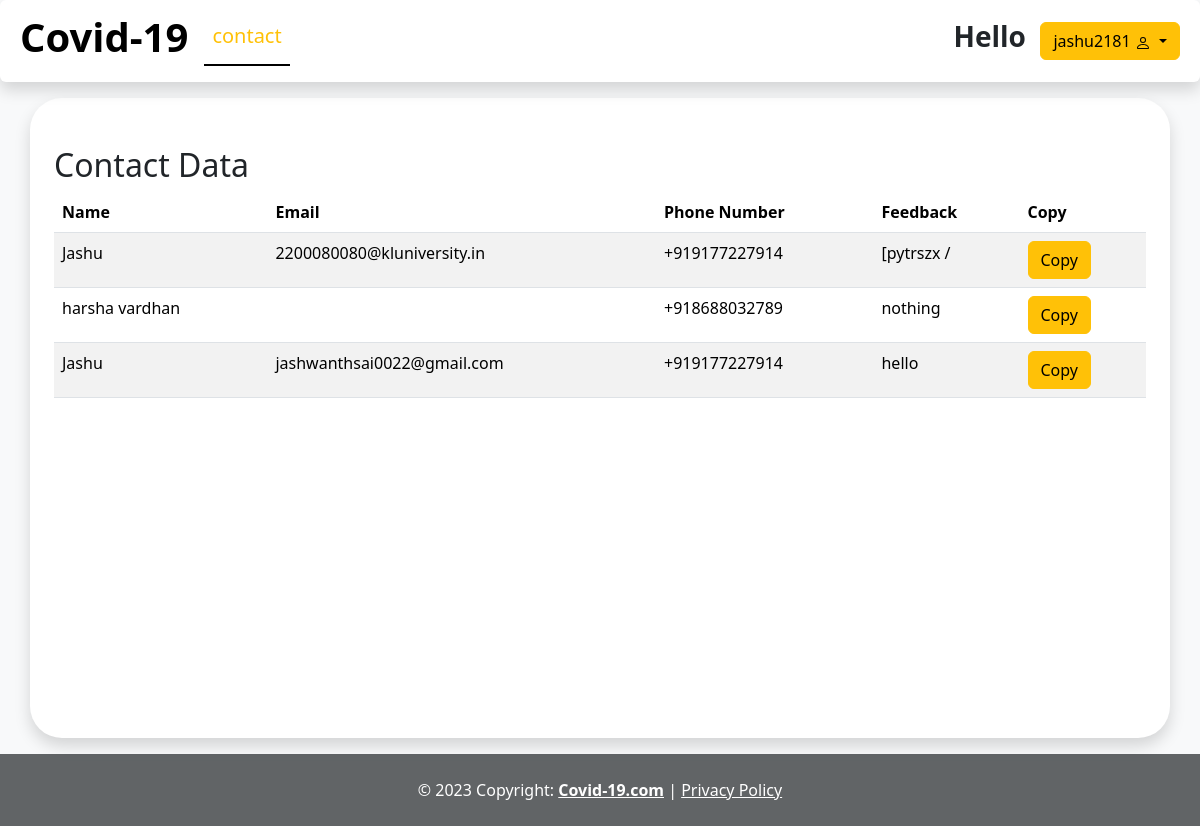
The app's page /contactdet (signed in) with its own data.
### covid_app/models.py (models this page shows, shortened)
class Contact(models.Model):
    date = models.DateField()
    time = models.TimeField(default=datetime.datetime.now().time())
    name = models.CharField(max_length=220)
    email = models.EmailField()
    phnum = models.CharField(max_length=16)
    feedback = models.TextField()

### covid_app/views.py (the view)
# urls.py: path('contactdet', contactdet, name='contactdet'),
@login_required
def contactdet(requests):
    contacts = Contact.objects.all()
    return render(requests, 'contactdet.html', {'contacts': contacts})

### templates/contactdet.html (shortened to what this page needs)
{% extends 'base1.html' %}
{% block acontact %} active{% endblock acontact %}
{% block body1 %}
<div class="container shadow bg-white rounded-5" style="min-height: 80vh;">
    <div class="container mt-5">
        <h2>Contact Data</h2>
        <div class="table-responsive">
            <div style="overflow-x: auto; overflow-y: auto;">
                <table class="table table-striped">
                    <thead>
                        <tr>
                            <th>Name</th>
                            <th>Email</th>
                            <th>Phone Number</th>
                            <th>Feedback</th>
                            <th>Copy</th>
                        </tr>
                    </thead>
                    <tbody>
                        {% for contact in contacts %}
                        <tr>
                            <td>{{ contact.name }}</td>
                            <td>{{ contact.email }}</td>
                            <td>{{ contact.phnum }}</td>
                            <td>{{ contact.feedback }}</td>
                            <td>
                                <button class="btn btn-warning copy-button" data-clipboard-text="{{ contact.name }} | {{ contact.email }} | {{ contact.phnum }} | {{ contact.feedback }} ">
                                    Copy
                                </button>
                            </td>
                        </tr>
                        {% endfor %}
                    </tbody>
                </table>
            </div>
        </div>
    </div>
</div>
{% endblock body1 %}

### templates/base1.html (shortened to what this page needs)
<!doctype html>
{% load static %}
<html lang="en">
  <head>
      <link href="https://cdn.jsdelivr.net/npm/bootstrap@5.3.2/dist/css/bootstrap.min.css" rel="stylesheet">
  </head>
    <body class="bg-body-tertiary d-flex flex-column min-vh-100" style="user-select: none;">
<nav class="navbar navbar-expand-lg shadow p-2 mb-3 bg-white rounded sticky-top">
    <div class="container-fluid">
        <a class="navbar-brand " href="/"><h1><strong>Covid-19 </strong></h1></a>
        <div class="collapse navbar-collapse" id="navbarSupportedContent">
            <ul class="navbar-nav nav-underline  me-auto mb-2 mb-lg-0">
                <li class="nav-item">
                    <a class="nav-link {% block acontact %} {% endblock acontact %} " aria-current="page"
                       href="/contactdet"><h5 class="text-warning">contact</h5></a>
                </li>
            </ul>
              <h3><strong>Hello &nbsp; </strong></h3>
              <div class="dropdown">
  <button class="btn btn-warning dropdown-toggle" type="button" data-bs-toggle="dropdown" aria-expanded="false">{{ user.username }}
  </button>
</div>
        </div>
    </div>
</nav>
{% block body1 %}
{% endblock body1 %}
<div class="container p-2"></div>
<footer class="footer mt-auto bg-dark text-muted" style="--bs-bg-opacity: .7;">
    <div class="container text-center text-white text-lg p-4">
        © 2023 Copyright:
        <a class="text-reset fw-bold text-white" href="/">Covid-19.com</a> |
        <a class="text-reset text-white" href="/privacy">Privacy Policy</a>
    </div>
</footer>
  </body>
</html>

### records on screen
Contact: name "Jashu", email "2200080080@kluniversity.in", phnum "+919177227914", feedback "[pytrszx /"
Contact: name "harsha vardhan", phnum "+918688032789", feedback "nothing"
Contact: name "Jashu", email "jashwanthsai0022@gmail.com", phnum "+919177227914", feedback "hello"

### other values on screen
{{ user.username }} "jashu2181"
